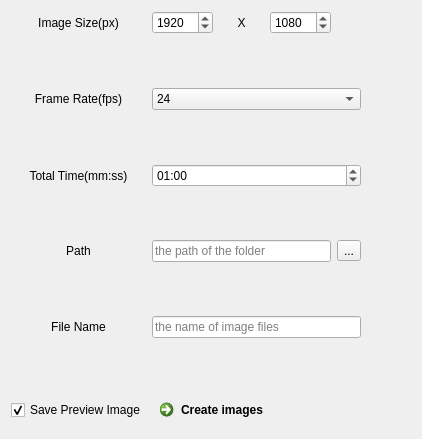
            <widget class="QWidget" name="ToolBoxPage4_2">
             <property name="geometry">
              <rect>
               <x>0</x>
               <y>0</y>
               <width>422</width>
               <height>439</height>
              </rect>
             </property>
             <attribute name="label">
              <string>Page 4 of 4 - OTHER INFORMATION</string>
             </attribute>
             <layout class="QGridLayout" name="gridLayout_13">
              <item row="0" column="1">
               <layout class="QGridLayout" name="gridLayout_22" columnstretch="0,0,0,0,0,0">
                <item row="5" column="0">
                 <spacer name="verticalSpacer_14">
                  <property name="orientation">
                   <enum>Qt::Vertical</enum>
                  </property>
                  <property name="sizeHint" stdset="0">
                   <size>
                    <width>20</width>
                    <height>40</height>
                   </size>
                  </property>
                 </spacer>
                </item>
                <item row="11" column="1" colspan="5">
                 <widget class="QCommandLinkButton" name="commandLinkButton_Image">
                  <property name="text">
                   <string>Create images</string>
                  </property>
                 </widget>
                </item>
                <item row="4" column="0">
                 <widget class="QLabel" name="label_31">
                  <property name="text">
                   <string>Total Time(mm:ss)</string>
                  </property>
                  <property name="alignment">
                   <set>Qt::AlignCenter</set>
                  </property>
                 </widget>
                </item>
                <item row="6" column="0">
                 <widget class="QLabel" name="label_30">
                  <property name="text">
                   <string>Path</string>
                  </property>
                  <property name="alignment">
                   <set>Qt::AlignCenter</set>
                  </property>
                 </widget>
                </item>
                <item row="8" column="0">
                 <widget class="QLabel" name="label_32">
                  <property name="text">
                   <string>File Name</string>
                  </property>
                  <property name="alignment">
                   <set>Qt::AlignCenter</set>
                  </property>
                 </widget>
                </item>
                <item row="0" column="1">
                 <widget class="QSpinBox" name="Image_size_X">
                  <property name="minimum">
                   <number>2</number>
                  </property>
                  <property name="maximum">
                   <number>10000</number>
                  </property>
                  <property name="singleStep">
                   <number>2</number>
                  </property>
                  <property name="value">
                   <number>1920</number>
                  </property>
                 </widget>
                </item>
                <item row="2" column="0">
                 <widget class="QLabel" name="label_28">
                  <property name="text">
                   <string>Frame Rate(fps)</string>
                  </property>
                  <property name="alignment">
                   <set>Qt::AlignCenter</set>
                  </property>
                 </widget>
                </item>
                <item row="9" column="0">
                 <spacer name="verticalSpacer_16">
                  <property name="orientation">
                   <enum>Qt::Vertical</enum>
                  </property>
                  <property name="sizeHint" stdset="0">
                   <size>
                    <width>20</width>
                    <height>40</height>
                   </size>
                  </property>
                 </spacer>
                </item>
                <item row="11" column="0">
                 <widget class="QCheckBox" name="checkBox_2">
                  <property name="text">
                   <string>Save Preview Image</string>
                  </property>
                  <property name="checked">
                   <bool>true</bool>
                  </property>
                 </widget>
                </item>
                <item row="0" column="2">
                 <widget class="QLabel" name="label_10">
                  <property name="text">
                   <string>X</string>
                  </property>
                  <property name="alignment">
                   <set>Qt::AlignCenter</set>
                  </property>
                 </widget>
                </item>
                <item row="1" column="0">
                 <spacer name="verticalSpacer_10">
                  <property name="orientation">
                   <enum>Qt::Vertical</enum>
                  </property>
                  <property name="sizeHint" stdset="0">
                   <size>
                    <width>20</width>
                    <height>40</height>
                   </size>
                  </property>
                 </spacer>
                </item>
                <item row="7" column="0">
                 <spacer name="verticalSpacer_15">
                  <property name="orientation">
                   <enum>Qt::Vertical</enum>
                  </property>
                  <property name="sizeHint" stdset="0">
                   <size>
                    <width>20</width>
                    <height>40</height>
                   </size>
                  </property>
                 </spacer>
                </item>
                <item row="0" column="0">
                 <widget class="QLabel" name="label_29">
                  <property name="text">
                   <string>Image Size(px)</string>
                  </property>
                  <property name="alignment">
                   <set>Qt::AlignCenter</set>
                  </property>
                 </widget>
                </item>
                <item row="3" column="0">
                 <spacer name="verticalSpacer_13">
                  <property name="orientation">
                   <enum>Qt::Vertical</enum>
                  </property>
                  <property name="sizeHint" stdset="0">
                   <size>
                    <width>20</width>
                    <height>40</height>
                   </size>
                  </property>
                 </spacer>
                </item>
                <item row="2" column="1" colspan="4">
                 <widget class="QComboBox" name="comboBox_fps">
                  <property name="currentText">
                   <string>24</string>
                  </property>
                  <property name="currentIndex">
                   <number>1</number>
                  </property>
                  <item>
                   <property name="text">
                    <string>15</string>
                   </property>
                  </item>
                  <item>
                   <property name="text">
                    <string>24</string>
                   </property>
                  </item>
                  <item>
                   <property name="text">
                    <string>30</string>
                   </property>
                  </item>
                  <item>
                   <property name="text">
                    <string>60</string>
                   </property>
                  </item>
                  <item>
                   <property name="text">
                    <string>144</string>
                   </property>
                  </item>
                 </widget>
                </item>
                <item row="4" column="1" colspan="4">
                 <widget class="QTimeEdit" name="timeEdit">
                  <property name="maximumTime">
                   <time>
                    <hour>0</hour>
                    <minute>59</minute>
                    <second>59</second>
                   </time>
                  </property>
                  <property name="displayFormat">
                   <string>mm:ss</string>
                  </property>
                  <property name="time">
                   <time>
                    <hour>0</hour>
                    <minute>1</minute>
                    <second>0</second>
                   </time>
                  </property>
                 </widget>
                </item>
                <item row="6" column="1" colspan="3">
                 <widget class="QLineEdit" name="lineEdit_imagePath">
                  <property name="inputMask">
                   <string/>
                  </property>
                  <property name="placeholderText">
                   <string>the path of the folder</string>
                  </property>
                 </widget>
                </item>
                <item row="6" column="4">
                 <widget class="QToolButton" name="toolButton_imagePath">
                  <property name="text">
                   <string>...</string>
                  </property>
                  <property name="icon">
                   <iconset resource="Icon_resources.qrc">
                    <normaloff>:/Menu Icon/FolderBrowser.svg</normaloff>:/Menu Icon/FolderBrowser.svg</iconset>
                  </property>
                 </widget>
                </item>
                <item row="8" column="1" colspan="4">
                 <widget class="QLineEdit" name="lineEdit_imagePrefix">
                  <property name="text">
                   <string/>
                  </property>
                  <property name="placeholderText">
                   <string>the name of image files</string>
                  </property>
                 </widget>
                </item>
                <item row="0" column="3">
                 <widget class="QSpinBox" name="Image_size_Y">
                  <property name="minimum">
                   <number>2</number>
                  </property>
                  <property name="maximum">
                   <number>10000</number>
                  </property>
                  <property name="singleStep">
                   <number>2</number>
                  </property>
                  <property name="value">
                   <number>1080</number>
                  </property>
                 </widget>
                </item>
               </layout>
              </item>
             </layout>
            </widget>
